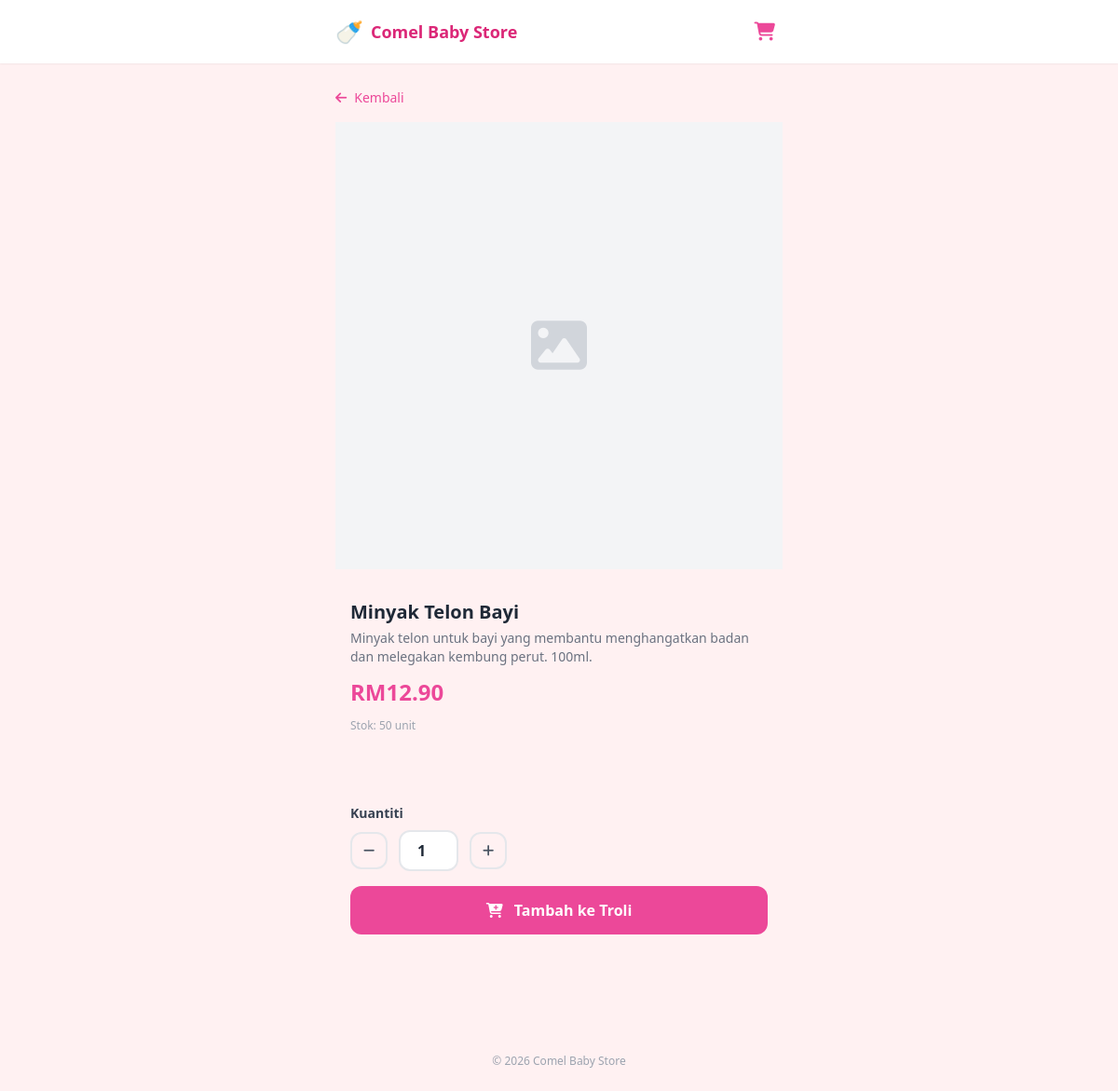
The app's page /product/4 with its own data.
### tables this page shows
CREATE TABLE IF NOT EXISTS `products` (
  `id`          INT(11) UNSIGNED NOT NULL AUTO_INCREMENT,
  `category_id` INT(11) UNSIGNED NOT NULL,
  `name`        VARCHAR(255) NOT NULL,
  `description` TEXT DEFAULT NULL,
  `image`       VARCHAR(255) DEFAULT NULL,
  `price`       DECIMAL(10,2) NOT NULL DEFAULT 0.00,
  `stock`       INT(11) NOT NULL DEFAULT 0,
  `deleted_at`  TIMESTAMP NULL DEFAULT NULL,
  `created_at`  TIMESTAMP NOT NULL DEFAULT CURRENT_TIMESTAMP,
  `updated_at`  TIMESTAMP NOT NULL DEFAULT CURRENT_TIMESTAMP ON UPDATE CURRENT_TIMESTAMP,
  PRIMARY KEY (`id`),
  KEY `idx_products_category` (`category_id`),
  KEY `idx_products_deleted`  (`deleted_at`),
  CONSTRAINT `fk_products_category`
    FOREIGN KEY (`category_id`) REFERENCES `categories` (`id`) ON DELETE RESTRICT ON UPDATE CASCADE
);

### src/controllers/ProductController.php (called while the page is built, shortened)
<?php
class ProductController {
    public function show(int $id): void {
        $product = (new Product())->find($id);
        $sizes = [];
        view('product/show', [
            'product' => $product,
            'sizes'   => $sizes,
        ], 'public');
    }
}

### src/config/database.php (called while the page is built, shortened)
<?php
function getDB(): PDO {
    static $pdo = null;
    if ($pdo === null) {
        $dsn = sprintf(
            'mysql:host=%s;port=%s;dbname=%s;charset=%s',
            DB_HOST, DB_PORT, DB_NAME, DB_CHARSET
        );
        $options = [
            PDO::ATTR_ERRMODE            => PDO::ERRMODE_EXCEPTION,
            PDO::ATTR_DEFAULT_FETCH_MODE => PDO::FETCH_ASSOC,
            PDO::ATTR_EMULATE_PREPARES   => false,
        ];
        try {
            $pdo = new PDO($dsn, DB_USER, DB_PASS, $options);
        } catch (PDOException $e) {
            http_response_code(500);
            die('Database connection failed. Please try again later.');
        }
    }
    return $pdo;
}

### src/models/Product.php (called while the page is built, shortened)
<?php
class Product {
    private PDO $db;
    public function __construct() {
        $this->db = getDB();
    }
    public function find(int $id): array|false {
        $stmt = $this->db->prepare(
            'SELECT p.*, c.name AS category_name, c.type AS category_type
             FROM products p
             JOIN categories c ON c.id = p.category_id
             WHERE p.id = ?'
        );
        $stmt->execute([$id]);
        return $stmt->fetch();
    }
}

### src/views/product/show.php (the view, shortened to what this page needs)
<div class="py-2">
    <a href="/category/<?= $product['category_id'] ?>" class="inline-flex items-center gap-2 text-pink-500 text-sm mb-4">
        <i class="fa-solid fa-arrow-left"></i> Kembali
    </a>
    <div class="card overflow-hidden mb-4 aspect-square bg-gray-100">
        <?php if ($product['image']): ?>
            <img src="<?= e($product['image']) ?>" alt="<?= e($product['name']) ?>" class="w-full h-full object-cover">
        <?php else: ?>
            <div class="w-full h-full flex items-center justify-center text-gray-300">
                <i class="fa-solid fa-image text-6xl"></i>
            </div>
        <?php endif; ?>
    </div>
    <div class="card p-4 mb-4">
        <h1 class="text-xl font-bold text-gray-800 mb-1"><?= e($product['name']) ?></h1>
        <?php if ($product['description']): ?>
            <p class="text-gray-500 text-sm mb-3"><?= nl2br(e($product['description'])) ?></p>
        <?php endif; ?>
        <div id="price-display" class="text-2xl font-bold text-pink-500 mb-3">
            RM<?= number_format((float)$product['price'], 2) ?>
        </div>
        <?php if ($product['category_type'] !== 'pakaian'): ?>
            <p class="text-xs text-gray-400 mb-3">
                Stok: <?= (int)$product['stock'] > 0 ? (int)$product['stock'] . ' unit' : '<span class="text-red-500">Habis</span>' ?>
            </p>
        <?php endif; ?>
    </div>
    <form method="POST" action="/cart/add" class="card p-4 space-y-4">
        <div>
            <label class="block text-sm font-semibold text-gray-700 mb-2">Kuantiti</label>
            <div class="flex items-center gap-3">
                <button type="button" id="qty-minus"
                    class="w-10 h-10 rounded-xl border-2 border-gray-200 flex items-center justify-center text-gray-600 hover:border-pink-400 active:bg-pink-50">
                    <i class="fa-solid fa-minus text-sm"></i>
                </button>
                <input type="number" name="quantity" id="quantity" value="1" min="1"
                    class="w-16 text-center border-2 border-gray-200 rounded-xl py-2 font-semibold text-gray-800 focus:outline-none focus:border-pink-400">
                <button type="button" id="qty-plus"
                    class="w-10 h-10 rounded-xl border-2 border-gray-200 flex items-center justify-center text-gray-600 hover:border-pink-400 active:bg-pink-50">
                    <i class="fa-solid fa-plus text-sm"></i>
                </button>
            </div>
        </div>
        <button type="submit"
            class="w-full bg-pink-500 hover:bg-pink-600 active:bg-pink-700 text-white font-bold py-3.5 rounded-xl transition-colors text-base">
            <i class="fa-solid fa-cart-plus mr-2"></i> Tambah ke Troli
        </button>
    </form>
</div>

### src/views/layouts/public.php (style rules this page uses)
body { font-family: 'Segoe UI', sans-serif; }
.card { @apply bg-white rounded-2xl shadow-sm border border-gray-100; }

### records on screen
products: name "Minyak Telon Bayi", description "Minyak telon untuk bayi yang membantu menghangatkan badan dan melegakan kembung perut. 100ml.", price "12.90", stock "50"
